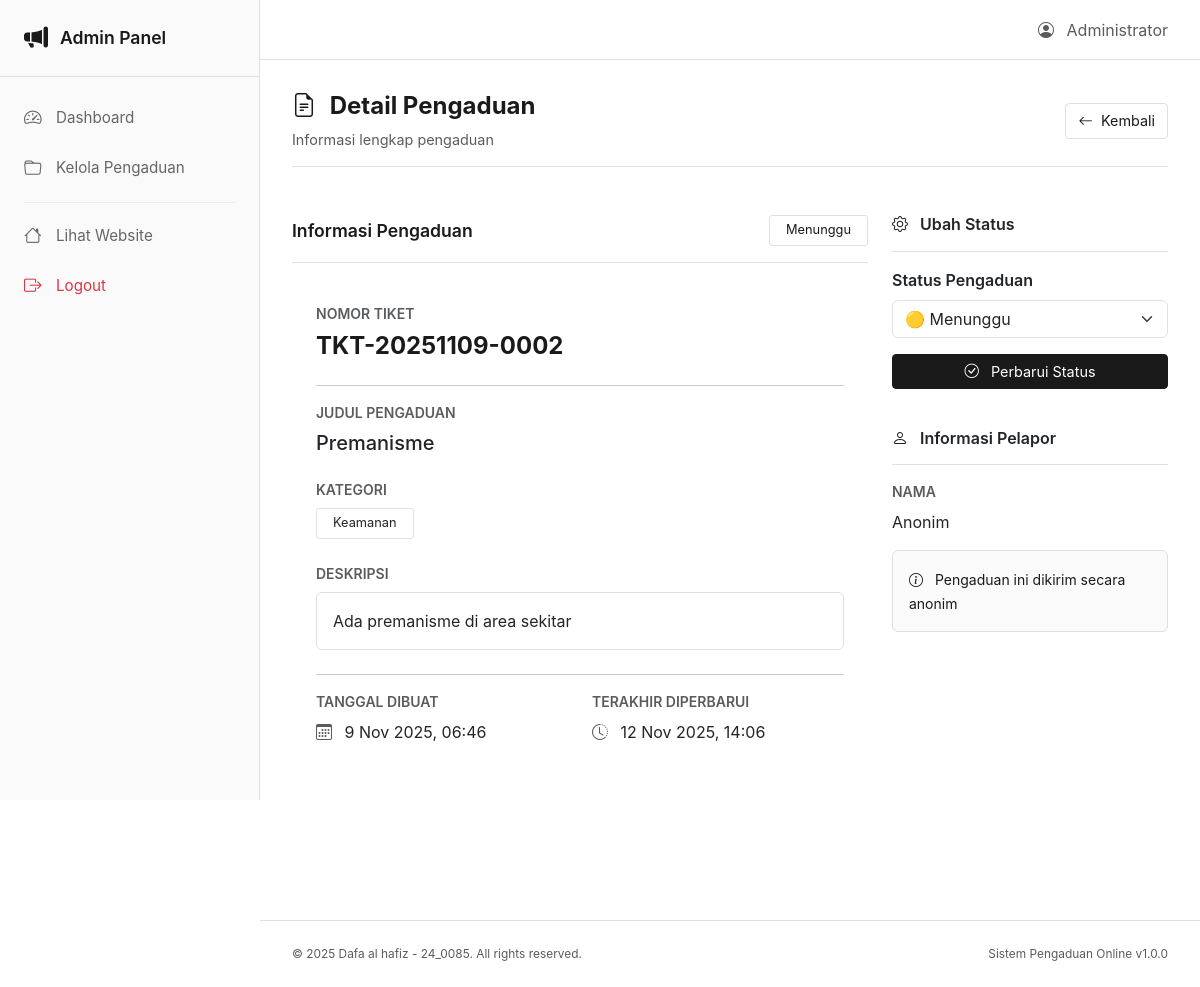
Screenshot of /admin/detail-pengaduan.php?id=2 (signed in) with the database file from the repository.
### tables this page shows
CREATE TABLE IF NOT EXISTS pengaduan (
    id INT PRIMARY KEY AUTO_INCREMENT,
    nomor_tiket VARCHAR(50) UNIQUE NOT NULL,
    judul VARCHAR(255) NOT NULL,
    deskripsi TEXT NOT NULL,
    kategori ENUM('Infrastruktur', 'Kebersihan', 'Keamanan', 'Pelayanan', 'Lainnya') NOT NULL,
    nama_pelapor VARCHAR(100) DEFAULT 'Anonim',
    email VARCHAR(100),
    telepon VARCHAR(20),
    file_bukti VARCHAR(255),
    status ENUM('Menunggu', 'Diproses', 'Selesai', 'Ditolak') DEFAULT 'Menunggu',
    tanggal_dibuat DATETIME DEFAULT CURRENT_TIMESTAMP,
    tanggal_diperbarui DATETIME DEFAULT CURRENT_TIMESTAMP ON UPDATE CURRENT_TIMESTAMP,
    INDEX idx_nomor_tiket (nomor_tiket),
    INDEX idx_status (status),
    INDEX idx_kategori (kategori)
);

### src/includes/functions.php (called while the page is built, shortened)
<?php
function formatTanggalIndonesia($datetime) {
    $bulan = [
        1 => 'Jan', 2 => 'Feb', 3 => 'Mar', 4 => 'Apr',
        5 => 'Mei', 6 => 'Jun', 7 => 'Jul', 8 => 'Agu',
        9 => 'Sep', 10 => 'Okt', 11 => 'Nov', 12 => 'Des'
    ];
    $timestamp = strtotime($datetime);
    $tanggal = date('j', $timestamp);
    $bulanAngka = date('n', $timestamp);
    $tahun = date('Y', $timestamp);
    $waktu = date('H:i', $timestamp);
    return "{$tanggal} {$bulan[$bulanAngka]} {$tahun}, {$waktu}";
}
function getStatusClass($status) {
    $classes = [
        'Menunggu' => 'status-pending',
        'Diproses' => 'status-in-progress',
        'Selesai' => 'status-resolved',
        'Ditolak' => 'status-rejected'
    ];
    return $classes[$status] ?? 'status-pending';
}
?>

### src/admin/detail-pengaduan.php (the view, shortened to what this page needs)
<?php
require_once '../includes/config.php';
require_once '../includes/functions.php';
$pengaduan_id = isset($_GET['id']) ? (int)$_GET['id'] : 0;
$stmt = $pdo->prepare("SELECT * FROM pengaduan WHERE id = ?");
$stmt->execute([$pengaduan_id]);
$pengaduan = $stmt->fetch();
include '../includes/admin-header.php';
?>
<div class="content-header">
    <div class="d-flex justify-content-between align-items-center">
        <div>
            <h2 class="mb-2 fw-bold">
                <i class="bi bi-file-earmark-text text-primary me-2"></i>
                Detail Pengaduan
            </h2>
            <p class="text-muted mb-0">Informasi lengkap pengaduan</p>
        </div>
        <div>
            <a href="pengaduan.php" class="btn btn-outline-secondary">
                <i class="bi bi-arrow-left me-2"></i>Kembali
            </a>
        </div>
    </div>
</div>
<div class="row">
    <div class="col-lg-8 mb-4">
        <div class="card border-0 shadow-sm">
            <div class="card-header bg-white border-bottom py-3">
                <div class="d-flex justify-content-between align-items-center">
                    <h5 class="mb-0 fw-semibold">Informasi Pengaduan</h5>
                    <span class="badge <?php echo getStatusClass($pengaduan['status']); ?> px-3 py-2">
                        <?php echo $pengaduan['status']; ?>
                    </span>
                </div>
            </div>
            <div class="card-body p-4">
                <div class="mb-4">
                    <label class="small text-muted text-uppercase fw-semibold d-block mb-2">Nomor Tiket</label>
                    <h4 class="mb-0 text-primary fw-bold"><?php echo htmlspecialchars($pengaduan['nomor_tiket']); ?></h4>
                </div>
                <hr>
                <div class="mb-4">
                    <label class="small text-muted text-uppercase fw-semibold d-block mb-2">Judul Pengaduan</label>
                    <h5 class="mb-0"><?php echo htmlspecialchars($pengaduan['judul']); ?></h5>
                </div>
                <div class="mb-4">
                    <label class="small text-muted text-uppercase fw-semibold d-block mb-2">Kategori</label>
                    <span class="badge bg-light text-dark border px-3 py-2">
                        <?php echo htmlspecialchars($pengaduan['kategori']); ?>
                    </span>
                </div>
                <div class="mb-4">
                    <label class="small text-muted text-uppercase fw-semibold d-block mb-2">Deskripsi</label>
                    <div class="bg-light p-3 rounded">
                        <p class="mb-0" style="white-space: pre-wrap;"><?php echo htmlspecialchars($pengaduan['deskripsi']); ?></p>
                    </div>
                </div>
                <hr>
                <div class="row">
                    <div class="col-md-6 mb-3">
                        <label class="small text-muted text-uppercase fw-semibold d-block mb-2">Tanggal Dibuat</label>
                        <p class="mb-0">
                            <i class="bi bi-calendar3 text-muted me-2"></i>
                            <?php echo formatTanggalIndonesia($pengaduan['tanggal_dibuat']); ?>
                        </p>
                    </div>
                    <div class="col-md-6 mb-3">
                        <label class="small text-muted text-uppercase fw-semibold d-block mb-2">Terakhir Diperbarui</label>
                        <p class="mb-0">
                            <i class="bi bi-clock-history text-muted me-2"></i>
                            <?php echo formatTanggalIndonesia($pengaduan['tanggal_diperbarui']); ?>
                        </p>
                    </div>
                </div>
            </div>
        </div>
    </div>
    <div class="col-lg-4">
        <div class="card border-0 shadow-sm mb-4">
            <div class="card-header bg-white border-bottom py-3">
                <h6 class="mb-0 fw-semibold">
                    <i class="bi bi-gear text-primary me-2"></i>
                    Ubah Status
                </h6>
            </div>
            <div class="card-body">
                <form method="POST" action="">
                    <div class="mb-3">
                        <label for="status" class="form-label fw-semibold">Status Pengaduan</label>
                        <select name="status" id="status" class="form-select" required>
                            <option value="Menunggu" <?php echo $pengaduan['status'] == 'Menunggu' ? 'selected' : ''; ?>>🟡 Menunggu</option>
                        </select>
                    </div>
                    <button type="submit" name="update_status" class="btn btn-primary w-100">
                        <i class="bi bi-check-circle me-2"></i>
                        Perbarui Status
                    </button>
                </form>
            </div>
        </div>
        <div class="card border-0 shadow-sm">
            <div class="card-header bg-white border-bottom py-3">
                <h6 class="mb-0 fw-semibold">
                    <i class="bi bi-person text-primary me-2"></i>
                    Informasi Pelapor
                </h6>
            </div>
            <div class="card-body">
                <div class="mb-3">
                    <label class="small text-muted text-uppercase fw-semibold d-block mb-2">Nama</label>
                    <p class="mb-0"><?php echo htmlspecialchars($pengaduan['nama_pelapor']); ?></p>
                </div>
                <?php if ($pengaduan['nama_pelapor'] === 'Anonim'): ?>
                <div class="alert alert-info mb-0">
                    <small>
                        <i class="bi bi-info-circle me-2"></i>
                        Pengaduan ini dikirim secara anonim
                    </small>
                </div>
                <?php endif; ?>
            </div>
        </div>
    </div>
</div>
<?php include '../includes/admin-footer.php'; ?>

### src/includes/admin-header.php (shortened to what this page needs)
<?php
$stmt = $pdo->prepare("SELECT * FROM admin WHERE id = ?");
$stmt->execute([$_SESSION['admin_id']]);
$admin_data = $stmt->fetch();
?>
<!DOCTYPE html>
<html lang="id">
<head>
    <link href="https://cdn.jsdelivr.net/npm/bootstrap@5.3.0/dist/css/bootstrap.min.css" rel="stylesheet">
    <link rel="stylesheet" href="https://cdn.jsdelivr.net/npm/bootstrap-icons@1.11.0/font/bootstrap-icons.css">
    <link rel="stylesheet" href="<?php echo BASE_URL; ?>/assets/css/admin-style.css">
</head>
<body class="admin-body">
<div class="admin-sidebar">
    <div class="sidebar-header">
        <a href="<?php echo BASE_URL; ?>/admin/dashboard.php" class="sidebar-brand">
            <i class="bi bi-megaphone-fill text-primary"></i>
            <span class="brand-text">Admin Panel</span>
        </a>
    </div>
    <nav class="sidebar-nav">
        <a href="<?php echo BASE_URL; ?>/admin/dashboard.php" class="sidebar-link <?php echo basename($_SERVER['PHP_SELF']) == 'dashboard.php' ? 'active' : ''; ?>">
            <i class="bi bi-speedometer2"></i>
            <span>Dashboard</span>
        </a>
        <a href="<?php echo BASE_URL; ?>/admin/pengaduan.php" class="sidebar-link <?php echo basename($_SERVER['PHP_SELF']) == 'pengaduan.php' ? 'active' : ''; ?>">
            <i class="bi bi-folder"></i>
            <span>Kelola Pengaduan</span>
        </a>
        <hr class="sidebar-divider">
        <a href="<?php echo BASE_URL; ?>" class="sidebar-link" target="_blank">
            <i class="bi bi-house"></i>
            <span>Lihat Website</span>
        </a>
        <a href="<?php echo BASE_URL; ?>/admin/logout.php" class="sidebar-link text-danger">
            <i class="bi bi-box-arrow-right"></i>
            <span>Logout</span>
        </a>
    </nav>
</div>
<div class="admin-main">
    <nav class="admin-topbar">
        <div class="d-flex justify-content-between align-items-center w-100">
            <div class="d-flex align-items-center gap-3">
                <span class="text-muted">
                    <i class="bi bi-person-circle me-2"></i>
                    <?php echo htmlspecialchars($admin_data['nama_lengkap']); ?>
                </span>
            </div>
        </div>
    </nav>
    <div class="admin-content">

### src/assets/css/admin-style.css (style rules this page uses)
:root { --sidebar-width: 260px; --topbar-height: 60px; --text-primary: #1a1a1a; --text-secondary: #666666; --bg-page: #ffffff; --border-color: #e0e0e0; }
.admin-body { margin: 0; padding: 0; font-family: -apple-system, BlinkMacSystemFont, 'Segoe UI', Roboto, 'Helvetica Neue', Arial, sans-serif; background-color: var(--bg-page); color: var(--text-primary); }
.admin-sidebar { position: fixed; left: 0; top: 0; width: var(--sidebar-width); height: 100vh; background-color: #fafafa; border-right: 1px solid var(--border-color); z-index: 1000; display: flex; flex-direction: column; transition: transform 0.3s ease; }
.sidebar-header { padding: 1.25rem 1.5rem; border-bottom: 1px solid var(--border-color); }
.sidebar-brand { display: flex; align-items: center; gap: 0.75rem; text-decoration: none; color: var(--text-primary); font-size: 1.1rem; font-weight: 600; }
.sidebar-brand i { font-size: 1.5rem; color: var(--text-primary); }
.sidebar-nav { flex: 1; overflow-y: auto; padding: 1rem 0; }
.sidebar-link { display: flex; align-items: center; gap: 0.75rem; padding: 0.75rem 1.5rem; text-decoration: none; color: var(--text-secondary); font-weight: 400; font-size: 0.95rem; transition: all 0.15s ease; }
.sidebar-link i { font-size: 1.1rem; width: 20px; }
.sidebar-divider { margin: 0.5rem 1.5rem; border-color: var(--border-color); opacity: 0.5; }
.admin-main { margin-left: var(--sidebar-width); min-height: 100vh; display: flex; flex-direction: column; }
.admin-topbar { position: sticky; top: 0; height: var(--topbar-height); background-color: var(--bg-page); border-bottom: 1px solid var(--border-color); padding: 0 2rem; display: flex; align-items: center; z-index: 999; }
.admin-content { flex: 1; padding: 2rem; max-width: 1400px; margin: 0 auto; width: 100%; }
.content-header { margin-bottom: 2rem; padding-bottom: 1rem; border-bottom: 1px solid var(--border-color); }
.content-header h2 { font-size: 1.5rem; font-weight: 600; color: var(--text-primary); margin-bottom: 0.25rem; }
.content-header p { font-size: 0.9rem; color: var(--text-secondary); margin: 0; }
.card { background: transparent; border: none; box-shadow: none; margin-bottom: 2rem; }
.card-header { background: transparent; border: none; padding: 0 0 1rem 0; margin-bottom: 1rem; }
.card-header h5 { font-size: 1.1rem; font-weight: 600; color: var(--text-primary); margin: 0; }
.card-body { padding: 0; background: transparent; }
.bg-primary, .bg-warning, .bg-info, .bg-success, .bg-opacity-10, .bg-light { background: transparent !important; }
.text-primary, .text-warning, .text-info, .text-success { color: var(--text-primary) !important; }
.badge { font-weight: 400; font-size: 0.8rem; padding: 0.25rem 0.75rem; border-radius: 3px; border: 1px solid var(--border-color); background-color: transparent; color: var(--text-primary); }
.btn { border-radius: 4px; font-weight: 400; font-size: 0.9rem; border: 1px solid var(--border-color); background-color: transparent; color: var(--text-primary); transition: all 0.15s ease; }
.btn-primary { background-color: var(--text-primary); border-color: var(--text-primary); color: white; }
.shadow, .shadow-sm, .shadow-lg { box-shadow: none !important; }
.alert { background-color: #fafafa; border: 1px solid var(--border-color); color: var(--text-primary); }
.alert-danger, .alert-success, .alert-warning, .alert-info { background-color: #fafafa; border: 1px solid var(--border-color); color: var(--text-primary); }
.bg-light.rounded { background-color: transparent !important; border: 1px solid var(--border-color); padding: 1rem !important; }

### rows the page displays
pengaduan: status "Menunggu", nomor_tiket "TKT-20251109-0002", judul "Premanisme", kategori "Keamanan", deskripsi "Ada premanisme di area sekitar", tanggal_dibuat "9 Nov 2025, 06:46", tanggal_diperbarui "12 Nov 2025, 14:06", status "🟡 Menunggu", nama_pelapor "Anonim"

### other values shown
$admin_data['nama_lengkap'] "Administrator"
COPYRIGHT "© 2025 Dafa al hafiz - 24_0085. All rights reserved."
APP_NAME "Sistem Pengaduan Online"
APP_VERSION "1.0.0"
